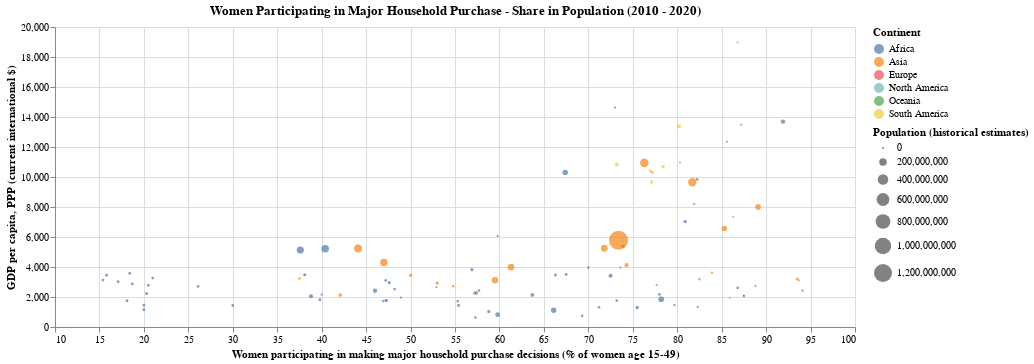

The code cell stored with this chart in its notebook:
### Code cell
alt.Chart(df17).mark_circle(size=2000).encode(
    alt.X('Women participating in making major household purchase decisions (% of women age 15-49)').scale(zero=False),
    alt.Y('GDP per capita, PPP (current international $)').scale(zero=False, padding=2),
    color='Continent',  
    size='Population (historical estimates)', 
).properties(
    width=800,
    height=300, 
    title='Women Participating in Major Household Purchase - Share in Population (2010 - 2020)'
).interactive()

### Figure 1 — Vega-Lite specification as saved in the notebook (floating-point values rounded to 4 significant figures)
{"config": {"view": {"continuousWidth": 300, "continuousHeight": 300}}, "data": {"name": "data-88e48703e7b65dd359cb6299b756d4fe"}, "mark": {"type": "circle", "size": 2000}, "encoding": {"color": {"field": "Continent", "type": "nominal"}, "size": {"field": "Population (historical estimates)", "type": "quantitative"}, "x": {"field": "Women participating in making major household purchase decisions (% of women age 15-49)", "scale": {"zero": false}, "type": "quantitative"}, "y": {"field": "GDP per capita, PPP (current international $)", "scale": {"zero": false, "padding": 2}, "type": "quantitative"}}, "height": 300, "params": [{"name": "param_4", "select": {"type": "interval", "encodings": ["x", "y"]}, "bind": "scales"}], "title": "Women Participating in Major Household Purchase - Share in Population (2010 - 2020)", "width": 800, "$schema": "https://vega.github.io/schema/vega-lite/v5.15.1.json", "datasets": {"data-88e48703e7b65dd359cb6299b756d4fe": [{"Entity": "Afghanistan", "Code": "AFG", "Year": 2015, "Women participating in making major household purchase decisions (% of women age 15-49)": 42.1, "GDP per capita, PPP (current international $)": 2128.0, "Population (historical estimates)": 33750000.0, "Continent": "Asia"}, {"Entity": "Albania", "Code": "ALB", "Year": 2018, "Women participating in making major household purchase decisions (% of women age 15-49)": 87.2, "GDP per capita, PPP (current international $)": 13500.0, "Population (historical estimates)": 2877000.0, "Continent": "Europe"}, {"Entity": "Angola", "Code": "AGO", "Year": 2016, "Women participating in making major household purchase decisions (% of women age 15-49)": 80.9, "GDP per capita, PPP (current international $)": 7027.0, "Population (historical estimates)": 29150000.0, "Continent": "Africa"}, {"Entity": "Armenia", "Code": "ARM", "Year": 2010, "Women participating in making major household purchase decisions (% of women age 15-49)": 86.3, "GDP per capita, PPP (current international $)": 7331.0, "Population (historical estimates)": 2946000.0, "Continent": "Asia"}, {"Entity": "Armenia", "Code": "ARM", "Year": 2016, "Women participating in making major household purchase decisions (% of women age 15-49)": 80.3, "GDP per capita, PPP (current international $)": 10970.0, "Population (historical estimates)": 2866000.0, "Continent": "Asia"}, {"Entity": "Bangladesh", "Code": "BGD", "Year": 2011, "Women participating in making major household purchase decisions (% of women age 15-49)": 59.5, "GDP per capita, PPP (current international $)": 3120.0, "Population (historical estimates)": 150200000.0, "Continent": "Asia"}, {"Entity": "Bangladesh", "Code": "BGD", "Year": 2014, "Women participating in making major household purchase decisions (% of women age 15-49)": 61.3, "GDP per capita, PPP (current international $)": 3997.0, "Population (historical estimates)": 156000000.0, "Continent": "Asia"}, {"Entity": "Bangladesh", "Code": "BGD", "Year": 2018, "Women participating in making major household purchase decisions (% of women age 15-49)": 71.8, "GDP per capita, PPP (current international $)": 5247.0, "Population (historical estimates)": 163700000.0, "Continent": "Asia"}, {"Entity": "Benin", "Code": "BEN", "Year": 2012, "Women participating in making major household purchase decisions (% of women age 15-49)": 57.7, "GDP per capita, PPP (current international $)": 2427.0, "Population (historical estimates)": 10010000.0, "Continent": "Africa"}, {"Entity": "Benin", "Code": "BEN", "Year": 2018, "Women participating in making major household purchase decisions (% of women age 15-49)": 47.2, "GDP per capita, PPP (current international $)": 3113.0, "Population (historical estimates)": 11940000.0, "Continent": "Africa"}, {"Entity": "Burkina Faso", "Code": "BFA", "Year": 2010, "Women participating in making major household purchase decisions (% of women age 15-49)": 20.0, "GDP per capita, PPP (current international $)": 1455.0, "Population (historical estimates)": 16120000.0, "Continent": "Africa"}, {"Entity": "Burundi", "Code": "BDI", "Year": 2010, "Women participating in making major household purchase decisions (% of women age 15-49)": 57.3, "GDP per capita, PPP (current international $)": 630.4, "Population (historical estimates)": 9127000.0, "Continent": "Africa"}, {"Entity": "Burundi", "Code": "BDI", "Year": 2017, "Women participating in making major household purchase decisions (% of women age 15-49)": 69.3, "GDP per capita, PPP (current international $)": 750.8, "Population (historical estimates)": 11160000.0, "Continent": "Africa"}, {"Entity": "Cambodia", "Code": "KHM", "Year": 2010, "Women participating in making major household purchase decisions (% of women age 15-49)": 94.1, "GDP per capita, PPP (current international $)": 2419.0, "Population (historical estimates)": 14360000.0, "Continent": "Asia"}, {"Entity": "Cambodia", "Code": "KHM", "Year": 2014, "Women participating in making major household purchase decisions (% of women age 15-49)": 93.5, "GDP per capita, PPP (current international $)": 3199.0, "Population (historical estimates)": 15210000.0, "Continent": "Asia"}, {"Entity": "Cameroon", "Code": "CMR", "Year": 2011, "Women participating in making major household purchase decisions (% of women age 15-49)": 47.6, "GDP per capita, PPP (current international $)": 2957.0, "Population (historical estimates)": 20450000.0, "Continent": "Africa"}, {"Entity": "Cameroon", "Code": "CMR", "Year": 2018, "Women participating in making major household purchase decisions (% of women age 15-49)": 56.9, "GDP per capita, PPP (current international $)": 3822.0, "Population (historical estimates)": 25080000.0, "Continent": "Africa"}, {"Entity": "Chad", "Code": "TCD", "Year": 2015, "Women participating in making major household purchase decisions (% of women age 15-49)": 39.8, "GDP per capita, PPP (current international $)": 1816.0, "Population (historical estimates)": 14140000.0, "Continent": "Africa"}, {"Entity": "Colombia", "Code": "COL", "Year": 2010, "Women participating in making major household purchase decisions (% of women age 15-49)": 73.2, "GDP per capita, PPP (current international $)": 10830.0, "Population (historical estimates)": 44820000.0, "Continent": "South America"}, {"Entity": "Colombia", "Code": "COL", "Year": 2015, "Women participating in making major household purchase decisions (% of women age 15-49)": 80.2, "GDP per capita, PPP (current international $)": 13380.0, "Population (historical estimates)": 47120000.0, "Continent": "South America"}, {"Entity": "Comoros", "Code": "COM", "Year": 2012, "Women participating in making major household purchase decisions (% of women age 15-49)": 52.9, "GDP per capita, PPP (current international $)": 2656.0, "Population (historical estimates)": 684600.0, "Continent": "Africa"}, {"Entity": "Congo", "Code": "COG", "Year": 2012, "Women participating in making major household purchase decisions (% of women age 15-49)": 59.8, "GDP per capita, PPP (current international $)": 6063.0, "Population (historical estimates)": 4713000.0, "Continent": "Africa"}, {"Entity": "Cote d'Ivoire", "Code": "CIV", "Year": 2012, "Women participating in making major household purchase decisions (% of women age 15-49)": 38.1, "GDP per capita, PPP (current international $)": 3484.0, "Population (historical estimates)": 22010000.0, "Continent": "Africa"}, {"Entity": "Democratic Republic of Congo", "Code": "COD", "Year": 2014, "Women participating in making major household purchase decisions (% of women age 15-49)": 59.8, "GDP per capita, PPP (current international $)": 824.4, "Population (historical estimates)": 76040000.0, "Continent": "Africa"}, {"Entity": "Dominican Republic", "Code": "DOM", "Year": 2013, "Women participating in making major household purchase decisions (% of women age 15-49)": 85.6, "GDP per capita, PPP (current international $)": 12350.0, "Population (historical estimates)": 10160000.0, "Continent": "North America"}, {"Entity": "East Timor", "Code": "TLS", "Year": 2010, "Women participating in making major household purchase decisions (% of women age 15-49)": 85.9, "GDP per capita, PPP (current international $)": 1948.0, "Population (historical estimates)": 1088000.0, "Continent": "Asia"}, {"Entity": "East Timor", "Code": "TLS", "Year": 2016, "Women participating in making major household purchase decisions (% of women age 15-49)": 93.7, "GDP per capita, PPP (current international $)": 3117.0, "Population (historical estimates)": 1225000.0, "Continent": "Asia"}, {"Entity": "Egypt", "Code": "EGY", "Year": 2014, "Women participating in making major household purchase decisions (% of women age 15-49)": 67.4, "GDP per capita, PPP (current international $)": 10310.0, "Population (historical estimates)": 95590000.0, "Continent": "Africa"}, {"Entity": "Ethiopia", "Code": "ETH", "Year": 2011, "Women participating in making major household purchase decisions (% of women age 15-49)": 66.1, "GDP per capita, PPP (current international $)": 1114.0, "Population (historical estimates)": 91820000.0, "Continent": "Africa"}, {"Entity": "Ethiopia", "Code": "ETH", "Year": 2016, "Women participating in making major household purchase decisions (% of women age 15-49)": 78.2, "GDP per capita, PPP (current international $)": 1849.0, "Population (historical estimates)": 105300000.0, "Continent": "Africa"}, {"Entity": "Gabon", "Code": "GAB", "Year": 2012, "Women participating in making major household purchase decisions (% of women age 15-49)": 73.0, "GDP per capita, PPP (current international $)": 14630.0, "Population (historical estimates)": 1837000.0, "Continent": "Africa"}, {"Entity": "Gambia", "Code": "GMB", "Year": 2013, "Women participating in making major household purchase decisions (% of women age 15-49)": 48.9, "GDP per capita, PPP (current international $)": 1961.0, "Population (historical estimates)": 2125000.0, "Continent": "Africa"}, {"Entity": "Gambia", "Code": "GMB", "Year": 2020, "Women participating in making major household purchase decisions (% of women age 15-49)": 40.0, "GDP per capita, PPP (current international $)": 2154.0, "Population (historical estimates)": 2574000.0, "Continent": "Africa"}, {"Entity": "Ghana", "Code": "GHA", "Year": 2014, "Women participating in making major household purchase decisions (% of women age 15-49)": 73.9, "GDP per capita, PPP (current international $)": 5376.0, "Population (historical estimates)": 28200000.0, "Continent": "Africa"}, {"Entity": "Guatemala", "Code": "GTM", "Year": 2015, "Women participating in making major household purchase decisions (% of women age 15-49)": 81.9, "GDP per capita, PPP (current international $)": 8194.0, "Population (historical estimates)": 16000000.0, "Continent": "North America"}, {"Entity": "Guinea", "Code": "GIN", "Year": 2012, "Women participating in making major household purchase decisions (% of women age 15-49)": 47.3, "GDP per capita, PPP (current international $)": 1773.0, "Population (historical estimates)": 10790000.0, "Continent": "Africa"}, {"Entity": "Guinea", "Code": "GIN", "Year": 2018, "Women participating in making major household purchase decisions (% of women age 15-49)": 48.2, "GDP per capita, PPP (current international $)": 2531.0, "Population (historical estimates)": 12550000.0, "Continent": "Africa"}, {"Entity": "Haiti", "Code": "HTI", "Year": 2012, "Women participating in making major household purchase decisions (% of women age 15-49)": 77.7, "GDP per capita, PPP (current international $)": 2801.0, "Population (historical estimates)": 10110000.0, "Continent": "North America"}, {"Entity": "Haiti", "Code": "HTI", "Year": 2017, "Women participating in making major household purchase decisions (% of women age 15-49)": 82.5, "GDP per capita, PPP (current international $)": 3188.0, "Population (historical estimates)": 10860000.0, "Continent": "North America"}, {"Entity": "Honduras", "Code": "HND", "Year": 2012, "Women participating in making major household purchase decisions (% of women age 15-49)": 73.6, "GDP per capita, PPP (current international $)": 3963.0, "Population (historical estimates)": 8792000.0, "Continent": "North America"}, {"Entity": "India", "Code": "IND", "Year": 2016, "Women participating in making major household purchase decisions (% of women age 15-49)": 73.4, "GDP per capita, PPP (current international $)": 5778.0, "Population (historical estimates)": 1339000000.0, "Continent": "Asia"}, {"Entity": "Indonesia", "Code": "IDN", "Year": 2012, "Women participating in making major household purchase decisions (% of women age 15-49)": 81.7, "GDP per capita, PPP (current international $)": 9645.0, "Population (historical estimates)": 250200000.0, "Continent": "Asia"}, {"Entity": "Indonesia", "Code": "IDN", "Year": 2017, "Women participating in making major household purchase decisions (% of women age 15-49)": 76.3, "GDP per capita, PPP (current international $)": 10940.0, "Population (historical estimates)": 264500000.0, "Continent": "Asia"}, {"Entity": "Jordan", "Code": "JOR", "Year": 2012, "Women participating in making major household purchase decisions (% of women age 15-49)": 77.2, "GDP per capita, PPP (current international $)": 10310.0, "Population (historical estimates)": 7212000.0, "Continent": "Asia"}, {"Entity": "Jordan", "Code": "JOR", "Year": 2018, "Women participating in making major household purchase decisions (% of women age 15-49)": 82.3, "GDP per capita, PPP (current international $)": 9813.0, "Population (historical estimates)": 10460000.0, "Continent": "Asia"}, {"Entity": "Kenya", "Code": "KEN", "Year": 2014, "Women participating in making major household purchase decisions (% of women age 15-49)": 72.5, "GDP per capita, PPP (current international $)": 3421.0, "Population (historical estimates)": 45830000.0, "Continent": "Africa"}, {"Entity": "Kyrgyzstan", "Code": "KGZ", "Year": 2012, "Women participating in making major household purchase decisions (% of women age 15-49)": 83.9, "GDP per capita, PPP (current international $)": 3618.0, "Population (historical estimates)": 5632000.0, "Continent": "Asia"}, {"Entity": "Lesotho", "Code": "LSO", "Year": 2014, "Women participating in making major household purchase decisions (% of women age 15-49)": 88.8, "GDP per capita, PPP (current international $)": 2735.0, "Population (historical estimates)": 2095000.0, "Continent": "Africa"}, {"Entity": "Liberia", "Code": "LBR", "Year": 2013, "Women participating in making major household purchase decisions (% of women age 15-49)": 82.3, "GDP per capita, PPP (current international $)": 1331.0, "Population (historical estimates)": 4427000.0, "Continent": "Africa"}, {"Entity": "Liberia", "Code": "LBR", "Year": 2020, "Women participating in making major household purchase decisions (% of women age 15-49)": 79.7, "GDP per capita, PPP (current international $)": 1460.0, "Population (historical estimates)": 5088000.0, "Continent": "Africa"}, {"Entity": "Malawi", "Code": "MWI", "Year": 2010, "Women participating in making major household purchase decisions (% of women age 15-49)": 30.0, "GDP per capita, PPP (current international $)": 1432.0, "Population (historical estimates)": 14720000.0, "Continent": "Africa"}, {"Entity": "Malawi", "Code": "MWI", "Year": 2016, "Women participating in making major household purchase decisions (% of women age 15-49)": 55.4, "GDP per capita, PPP (current international $)": 1438.0, "Population (historical estimates)": 17410000.0, "Continent": "Africa"}, {"Entity": "Maldives", "Code": "MDV", "Year": 2017, "Women participating in making major household purchase decisions (% of women age 15-49)": 86.8, "GDP per capita, PPP (current international $)": 18970.0, "Population (historical estimates)": 472400.0, "Continent": "Asia"}, {"Entity": "Mali", "Code": "MLI", "Year": 2013, "Women participating in making major household purchase decisions (% of women age 15-49)": 18.1, "GDP per capita, PPP (current international $)": 1754.0, "Population (historical estimates)": 17000000.0, "Continent": "Africa"}, {"Entity": "Mali", "Code": "MLI", "Year": 2018, "Women participating in making major household purchase decisions (% of women age 15-49)": 20.3, "GDP per capita, PPP (current international $)": 2238.0, "Population (historical estimates)": 19930000.0, "Continent": "Africa"}, {"Entity": "Mozambique", "Code": "MOZ", "Year": 2011, "Women participating in making major household purchase decisions (% of women age 15-49)": 58.8, "GDP per capita, PPP (current international $)": 1041.0, "Population (historical estimates)": 23760000.0, "Continent": "Africa"}, {"Entity": "Mozambique", "Code": "MOZ", "Year": 2015, "Women participating in making major household purchase decisions (% of women age 15-49)": 75.5, "GDP per capita, PPP (current international $)": 1301.0, "Population (historical estimates)": 26840000.0, "Continent": "Africa"}, {"Entity": "Myanmar", "Code": "MMR", "Year": 2016, "Women participating in making major household purchase decisions (% of women age 15-49)": 74.3, "GDP per capita, PPP (current international $)": 4121.0, "Population (historical estimates)": 51890000.0, "Continent": "Asia"}, {"Entity": "Namibia", "Code": "NAM", "Year": 2013, "Women participating in making major household purchase decisions (% of women age 15-49)": 82.2, "GDP per capita, PPP (current international $)": 9864.0, "Population (historical estimates)": 2205000.0, "Continent": "Africa"}, {"Entity": "Nepal", "Code": "NPL", "Year": 2011, "Women participating in making major household purchase decisions (% of women age 15-49)": 57.2, "GDP per capita, PPP (current international $)": 2264.0, "Population (historical estimates)": 27270000.0, "Continent": "Asia"}, {"Entity": "Nepal", "Code": "NPL", "Year": 2016, "Women participating in making major household purchase decisions (% of women age 15-49)": 53.0, "GDP per capita, PPP (current international $)": 2926.0, "Population (historical estimates)": 27860000.0, "Continent": "Asia"}, {"Entity": "Niger", "Code": "NER", "Year": 2012, "Women participating in making major household purchase decisions (% of women age 15-49)": 20.0, "GDP per capita, PPP (current international $)": 1148.0, "Population (historical estimates)": 17950000.0, "Continent": "Africa"}, {"Entity": "Nigeria", "Code": "NGA", "Year": 2013, "Women participating in making major household purchase decisions (% of women age 15-49)": 37.6, "GDP per capita, PPP (current international $)": 5137.0, "Population (historical estimates)": 174700000.0, "Continent": "Africa"}, {"Entity": "Nigeria", "Code": "NGA", "Year": 2018, "Women participating in making major household purchase decisions (% of women age 15-49)": 40.4, "GDP per capita, PPP (current international $)": 5211.0, "Population (historical estimates)": 198400000.0, "Continent": "Africa"}, {"Entity": "Pakistan", "Code": "PAK", "Year": 2013, "Women participating in making major household purchase decisions (% of women age 15-49)": 47.0, "GDP per capita, PPP (current international $)": 4302.0, "Population (historical estimates)": 205300000.0, "Continent": "Asia"}, {"Entity": "Pakistan", "Code": "PAK", "Year": 2018, "Women participating in making major household purchase decisions (% of women age 15-49)": 44.1, "GDP per capita, PPP (current international $)": 5236.0, "Population (historical estimates)": 219700000.0, "Continent": "Asia"}, {"Entity": "Papua New Guinea", "Code": "PNG", "Year": 2018, "Women participating in making major household purchase decisions (% of women age 15-49)": 70.0, "GDP per capita, PPP (current international $)": 3957.0, "Population (historical estimates)": 9329000.0, "Continent": "Oceania"}, {"Entity": "Peru", "Code": "PER", "Year": 2010, "Women participating in making major household purchase decisions (% of women age 15-49)": 77.1, "GDP per capita, PPP (current international $)": 9664.0, "Population (historical estimates)": 29230000.0, "Continent": "South America"}, {"Entity": "Peru", "Code": "PER", "Year": 2011, "Women participating in making major household purchase decisions (% of women age 15-49)": 77.0, "GDP per capita, PPP (current international $)": 10400.0, "Population (historical estimates)": 29480000.0, "Continent": "South America"}, {"Entity": "Peru", "Code": "PER", "Year": 2012, "Women participating in making major household purchase decisions (% of women age 15-49)": 78.4, "GDP per capita, PPP (current international $)": 10680.0, "Population (historical estimates)": 29750000.0, "Continent": "South America"}, {"Entity": "Philippines", "Code": "PHL", "Year": 2013, "Women participating in making major household purchase decisions (% of women age 15-49)": 85.3, "GDP per capita, PPP (current international $)": 6560.0, "Population (historical estimates)": 99700000.0, "Continent": "Asia"}, {"Entity": "Philippines", "Code": "PHL", "Year": 2017, "Women participating in making major household purchase decisions (% of women age 15-49)": 89.1, "GDP per capita, PPP (current international $)": 8002.0, "Population (historical estimates)": 106700000.0, "Continent": "Asia"}, {"Entity": "Rwanda", "Code": "RWA", "Year": 2010, "Women participating in making major household purchase decisions (% of women age 15-49)": 71.2, "GDP per capita, PPP (current international $)": 1314.0, "Population (historical estimates)": 10310000.0, "Continent": "Africa"}, {"Entity": "Rwanda", "Code": "RWA", "Year": 2015, "Women participating in making major household purchase decisions (% of women age 15-49)": 73.2, "GDP per capita, PPP (current international $)": 1762.0, "Population (historical estimates)": 11640000.0, "Continent": "Africa"}, {"Entity": "Rwanda", "Code": "RWA", "Year": 2020, "Women participating in making major household purchase decisions (% of women age 15-49)": 78.0, "GDP per capita, PPP (current international $)": 2181.0, "Population (historical estimates)": 13150000.0, "Continent": "Africa"}, {"Entity": "Senegal", "Code": "SEN", "Year": 2011, "Women participating in making major household purchase decisions (% of women age 15-49)": 26.1, "GDP per capita, PPP (current international $)": 2702.0, "Population (historical estimates)": 12880000.0, "Continent": "Africa"}, {"Entity": "Senegal", "Code": "SEN", "Year": 2013, "Women participating in making major household purchase decisions (% of women age 15-49)": 20.5, "GDP per capita, PPP (current international $)": 2780.0, "Population (historical estimates)": 13600000.0, "Continent": "Africa"}, {"Entity": "Senegal", "Code": "SEN", "Year": 2014, "Women participating in making major household purchase decisions (% of women age 15-49)": 18.7, "GDP per capita, PPP (current international $)": 2872.0, "Population (historical estimates)": 13970000.0, "Continent": "Africa"}, {"Entity": "Senegal", "Code": "SEN", "Year": 2015, "Women participating in making major household purchase decisions (% of women age 15-49)": 17.1, "GDP per capita, PPP (current international $)": 3017.0, "Population (historical estimates)": 14360000.0, "Continent": "Africa"}, {"Entity": "Senegal", "Code": "SEN", "Year": 2016, "Women participating in making major household purchase decisions (% of women age 15-49)": 15.4, "GDP per capita, PPP (current international $)": 3126.0, "Population (historical estimates)": 14750000.0, "Continent": "Africa"}, {"Entity": "Senegal", "Code": "SEN", "Year": 2017, "Women participating in making major household purchase decisions (% of women age 15-49)": 21.0, "GDP per capita, PPP (current international $)": 3259.0, "Population (historical estimates)": 15160000.0, "Continent": "Africa"}, {"Entity": "Senegal", "Code": "SEN", "Year": 2018, "Women participating in making major household purchase decisions (% of women age 15-49)": 15.8, "GDP per capita, PPP (current international $)": 3449.0, "Population (historical estimates)": 15570000.0, "Continent": "Africa"}, {"Entity": "Senegal", "Code": "SEN", "Year": 2019, "Women participating in making major household purchase decisions (% of women age 15-49)": 18.4, "GDP per capita, PPP (current international $)": 3575.0, "Population (historical estimates)": 16000000.0, "Continent": "Africa"}, {"Entity": "Sierra Leone", "Code": "SLE", "Year": 2013, "Women participating in making major household purchase decisions (% of women age 15-49)": 55.3, "GDP per capita, PPP (current international $)": 1721.0, "Population (historical estimates)": 6965000.0, "Continent": "Africa"}, {"Entity": "Sierra Leone", "Code": "SLE", "Year": 2019, "Women participating in making major household purchase decisions (% of women age 15-49)": 46.9, "GDP per capita, PPP (current international $)": 1726.0, "Population (historical estimates)": 8047000.0, "Continent": "Africa"}, {"Entity": "South Africa", "Code": "ZAF", "Year": 2016, "Women participating in making major household purchase decisions (% of women age 15-49)": 91.9, "GDP per capita, PPP (current international $)": 13700.0, "Population (historical estimates)": 56420000.0, "Continent": "Africa"}, {"Entity": "Tajikistan", "Code": "TJK", "Year": 2012, "Women participating in making major household purchase decisions (% of women age 15-49)": 54.8, "GDP per capita, PPP (current international $)": 2722.0, "Population (historical estimates)": 7956000.0, "Continent": "Asia"}, {"Entity": "Tajikistan", "Code": "TJK", "Year": 2017, "Women participating in making major household purchase decisions (% of women age 15-49)": 37.5, "GDP per capita, PPP (current international $)": 3236.0, "Population (historical estimates)": 8926000.0, "Continent": "Asia"}, {"Entity": "Tanzania", "Code": "TZA", "Year": 2010, "Women participating in making major household purchase decisions (% of women age 15-49)": 38.8, "GDP per capita, PPP (current international $)": 2053.0, "Population (historical estimates)": 45110000.0, "Continent": "Africa"}, {"Entity": "Tanzania", "Code": "TZA", "Year": 2016, "Women participating in making major household purchase decisions (% of women age 15-49)": 46.0, "GDP per capita, PPP (current international $)": 2418.0, "Population (historical estimates)": 54400000.0, "Continent": "Africa"}, {"Entity": "Togo", "Code": "TGO", "Year": 2014, "Women participating in making major household purchase decisions (% of women age 15-49)": 47.2, "GDP per capita, PPP (current international $)": 1749.0, "Population (historical estimates)": 7288000.0, "Continent": "Africa"}, {"Entity": "Uganda", "Code": "UGA", "Year": 2011, "Women participating in making major household purchase decisions (% of women age 15-49)": 57.4, "GDP per capita, PPP (current international $)": 2272.0, "Population (historical estimates)": 33300000.0, "Continent": "Africa"}, {"Entity": "Uganda", "Code": "UGA", "Year": 2016, "Women participating in making major household purchase decisions (% of women age 15-49)": 63.7, "GDP per capita, PPP (current international $)": 2141.0, "Population (historical estimates)": 38750000.0, "Continent": "Africa"}, {"Entity": "Yemen", "Code": "YEM", "Year": 2013, "Women participating in making major household purchase decisions (% of women age 15-49)": 50.0, "GDP per capita, PPP (current international $)": 3437.0, "Population (historical estimates)": 26980000.0, "Continent": "Asia"}, {"Entity": "Zambia", "Code": "ZMB", "Year": 2014, "Women participating in making major household purchase decisions (% of women age 15-49)": 66.3, "GDP per capita, PPP (current international $)": 3463.0, "Population (historical estimates)": 15740000.0, "Continent": "Africa"}, {"Entity": "Zambia", "Code": "ZMB", "Year": 2018, "Women participating in making major household purchase decisions (% of women age 15-49)": 67.5, "GDP per capita, PPP (current international $)": 3508.0, "Population (historical estimates)": 17840000.0, "Continent": "Africa"}, {"Entity": "Zimbabwe", "Code": "ZWE", "Year": 2011, "Women participating in making major household purchase decisions (% of women age 15-49)": 87.5, "GDP per capita, PPP (current international $)": 2081.0, "Population (historical estimates)": 13030000.0, "Continent": "Africa"}, {"Entity": "Zimbabwe", "Code": "ZWE", "Year": 2015, "Women participating in making major household purchase decisions (% of women age 15-49)": 86.8, "GDP per capita, PPP (current international $)": 2615.0, "Population (historical estimates)": 14150000.0, "Continent": "Africa"}]}}
